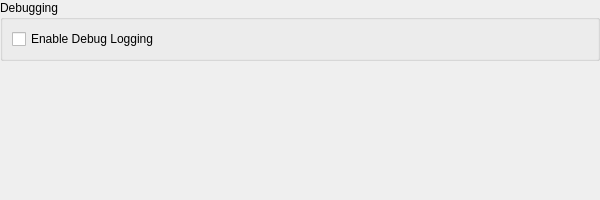
<?xml version="1.0" encoding="UTF-8"?>
<ui version="4.0">
<!--
SPDX-FileCopyrightText: 2002-2025 PCSX2 Dev Team
SPDX-License-Identifier: GPL-3.0+
Portions of this file are adapted from PCSX2
https://github.com/PCSX2/pcsx2
-->
 <class>AdvancedSettingsWidget</class>
 <widget class="QWidget" name="AdvancedSettingsWidget">
  <property name="geometry">
   <rect>
    <x>0</x>
    <y>0</y>
    <width>600</width>
    <height>200</height>
   </rect>
  </property>
  <layout class="QVBoxLayout" name="verticalLayout">
   <property name="leftMargin">
    <number>0</number>
   </property>
   <property name="topMargin">
    <number>0</number>
   </property>
   <property name="rightMargin">
    <number>0</number>
   </property>
   <property name="bottomMargin">
    <number>0</number>
   </property>
   <item>
    <widget class="QGroupBox" name="debugGroup">
     <property name="title">
      <string>Debugging</string>
     </property>
     <layout class="QVBoxLayout" name="verticalLayout_2">
      <item>
       <widget class="QCheckBox" name="enableDebugLogCheck">
        <property name="text">
         <string>Enable Debug Logging</string>
        </property>
       </widget>
      </item>
     </layout>
    </widget>
   </item>
   <item>
    <spacer name="verticalSpacer">
     <property name="orientation">
      <enum>Qt::Orientation::Vertical</enum>
     </property>
     <property name="sizeHint" stdset="0">
      <size>
       <width>20</width>
       <height>40</height>
      </size>
     </property>
    </spacer>
   </item>
  </layout>
 </widget>
 <tabstops>
  <tabstop>enableDebugLogCheck</tabstop>
 </tabstops>
 <resources/>
 <connections/>
</ui>
